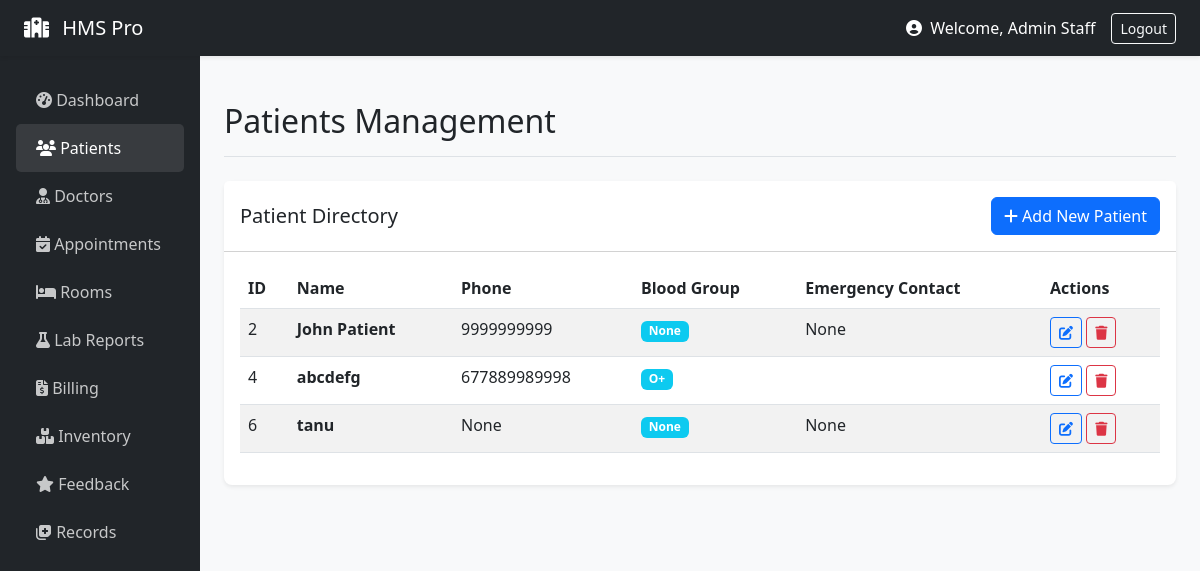
Screenshot of /staff/patients (signed in) with the database file from the repository.
### models/__init__.py (models this page shows, shortened)
class User(UserMixin, db.Model):
    id = db.Column(db.Integer, primary_key=True)
    email = db.Column(db.String(120), unique=True, nullable=False)
    name = db.Column(db.String(100), nullable=False)
    role = db.Column(db.String(20), nullable=False)
    password_hash = db.Column(db.String(200), nullable=False)
    age = db.Column(db.Integer)
    gender = db.Column(db.String(10))
    staff_role = db.Column(db.String(50))
    department = db.Column(db.String(50))
    staff_id = db.Column(db.String(20))
    created_at = db.Column(db.DateTime, default=datetime.utcnow)

class Patient(db.Model):
    id = db.Column(db.Integer, primary_key=True)
    user_id = db.Column(db.Integer, db.ForeignKey('user.id'))
    dob = db.Column(db.Date)
    phone = db.Column(db.String(20))
    address = db.Column(db.String(200))
    blood_group = db.Column(db.String(5))
    emergency_contact = db.Column(db.String(20))
    user = db.relationship('User', backref='patient_profile')

### routes/staff.py (the view, shortened to what this page needs)
@staff_bp.route('/patients', methods=['GET', 'POST'])
def patients():
    form = PatientForm()
    page = request.args.get('page', 1, type=int)
    patients = User.query.filter_by(role='patient').paginate(page=page, per_page=20)
    return render_template('patients.html', patients=patients, form=form)

### models/__init__.py (called while the page is built)
@login_manager.user_loader
def load_user(user_id):
    return User.query.get(int(user_id))

### routes/staff.py (called while the page is built)
def staff_required(f):
    @wraps(f)
    def decorated_function(*args, **kwargs):
        if current_user.role != 'staff':
            flash('Staff access only', 'danger')
            return redirect(url_for('auth.login'))
        return f(*args, **kwargs)
    return decorated_function

@staff_bp.before_request
@login_required
@staff_required
def before_request():
    pass

### templates/patients.html (shortened to what this page needs)
{% extends "base.html" %}
{% block page_title %}Patients Management{% endblock %}
{% block content %}
<div class="card">
    <div class="card-header bg-white d-flex justify-content-between align-items-center py-3">
        <h5 class="mb-0">Patient Directory</h5>
        <button type="button" class="btn btn-primary" data-bs-toggle="modal" data-bs-target="#addPatientModal">
            <i class="fas fa-plus"></i> Add New Patient
        </button>
    </div>
    <div class="card-body">
        <table class="table table-striped table-hover datatable w-100">
            <thead>
                <tr>
                    <th>ID</th>
                    <th>Name</th>
                    <th>Phone</th>
                    <th>Blood Group</th>
                    <th>Emergency Contact</th>
                    <th>Actions</th>
                </tr>
            </thead>
            <tbody>
                {% for patient in patients.items %}
                <tr>
                    <td>{{ patient.id }}</td>
                    <td><strong>{{ patient.name }}</strong></td>
                    <td>{{ patient.patient_profile[0].phone if patient.patient_profile else 'N/A' }}</td>
                    <td><span class="badge bg-info">{{ patient.patient_profile[0].blood_group if patient.patient_profile else 'N/A' }}</span></td>
                    <td>{{ patient.patient_profile[0].emergency_contact if patient.patient_profile else 'N/A' }}</td>
                    <td>
                        <a href="#" class="btn btn-sm btn-outline-primary"><i class="fas fa-edit"></i></a>
                        <a href="#" class="btn btn-sm btn-outline-danger"><i class="fas fa-trash"></i></a>
                    </td>
                </tr>
                {% endfor %}
            </tbody>
        </table>
    </div>
</div>
{% endblock %}

### templates/base.html (shortened to what this page needs)
<!doctype html>
<html lang="en">
<head>
  <link href="https://cdn.jsdelivr.net/npm/bootstrap@5.3.0/dist/css/bootstrap.min.css" rel="stylesheet">
  <link rel="stylesheet" href="https://cdnjs.cloudflare.com/ajax/libs/font-awesome/6.4.0/css/all.min.css">
</head>
<body>
{% if current_user.is_authenticated %}
<nav class="navbar navbar-dark bg-dark sticky-top shadow-sm">
  <div class="container-fluid px-4">
    <a class="navbar-brand" href="/"><i class="fas fa-hospital me-2"></i> HMS Pro</a>
    <div class="d-flex align-items-center text-white">
      <span class="me-3">
        <i class="fas fa-user-circle me-1"></i> Welcome, {{ current_user.name.split('@')[0] if '@' in current_user.name else current_user.name }}
      </span>
      <a class="btn btn-outline-light btn-sm" href="{{ url_for('auth.logout') }}">Logout</a>
    </div>
  </div>
</nav>
{% endif %}
<div id="main-wrapper">
    {% if not current_user.is_authenticated %}
        <div class="container mt-5">
    {% else %}
        <div class="container-fluid">
            <div class="row">
                <nav class="col-md-2 d-none d-md-block sidebar px-3">
                    <ul class="nav flex-column">
                        {% if current_user.role == 'staff' %}
                            <li class="nav-item">
                                <a class="nav-link {{ 'active' if request.endpoint == 'staff.dashboard' else '' }}" href="{{ url_for('staff.dashboard') }}"><i class="fas fa-tachometer-alt"></i> Dashboard</a>
                            </li>
                            <li class="nav-item">
                                <a class="nav-link {{ 'active' if request.endpoint == 'staff.patients' else '' }}" href="{{ url_for('staff.patients') }}"><i class="fas fa-users"></i> Patients</a>
                            </li>
                            <li class="nav-item">
                                <a class="nav-link {{ 'active' if request.endpoint == 'staff.doctors' else '' }}" href="{{ url_for('staff.doctors') }}"><i class="fas fa-user-md"></i> Doctors</a>
                            </li>
                            <li class="nav-item">
                                <a class="nav-link {{ 'active' if request.endpoint == 'staff.appointments' else '' }}" href="{{ url_for('staff.appointments') }}"><i class="fas fa-calendar-check"></i> Appointments</a>
                            </li>
                            <li class="nav-item">
                                <a class="nav-link {{ 'active' if request.endpoint == 'staff.rooms' else '' }}" href="{{ url_for('staff.rooms') }}"><i class="fas fa-bed"></i> Rooms</a>
                            </li>
                            <li class="nav-item">
                                <a class="nav-link {{ 'active' if request.endpoint == 'staff.lab' else '' }}" href="{{ url_for('staff.lab') }}"><i class="fas fa-flask"></i> Lab Reports</a>
                            </li>
                            <li class="nav-item">
                                <a class="nav-link {{ 'active' if request.endpoint == 'staff.billing' else '' }}" href="{{ url_for('staff.billing') }}"><i class="fas fa-file-invoice-dollar"></i> Billing</a>
                            </li>
                            <li class="nav-item">
                                <a class="nav-link {{ 'active' if request.endpoint == 'staff.inventory' else '' }}" href="{{ url_for('staff.inventory') }}"><i class="fas fa-boxes"></i> Inventory</a>
                            </li>
                            <li class="nav-item">
                                <a class="nav-link {{ 'active' if request.endpoint == 'staff.feedback' else '' }}" href="{{ url_for('staff.feedback') }}"><i class="fas fa-star"></i> Feedback</a>
                            </li>
                            <li class="nav-item">
                                <a class="nav-link" href="#" onclick="alert('Select a patient to view records')"><i class="fas fa-notes-medical"></i> Records</a>
                            </li>
                        {% endif %}
                    </ul>
                </nav>
                <main class="col-md-10 ms-sm-auto px-md-4 main-content">
                    <div class="d-flex justify-content-between flex-wrap flex-md-nowrap align-items-center pt-3 pb-2 mb-4 border-bottom">
                        <h1 class="h2">{% block page_title %}{% endblock %}</h1>
                    </div>
    {% endif %}
    {% block content %}{% endblock %}
    {% if current_user.is_authenticated %}
                </main>
            </div>
        </div>
    {% else %}
        </div>
    {% endif %}
</div>
</body>
</html>

### templates/base.html (style rules this page uses)
body { background-color: #f8f9fa; }
.sidebar { min-height: 100vh; background-color: #212529; color: white; padding-top: 20px; }
.sidebar .nav-link { color: rgba(255,255,255,.75); padding: 12px 20px; font-weight: 500; }
.sidebar .nav-link:hover, .sidebar .nav-link.active { color: white; background-color: rgba(255,255,255,.1); border-radius: 5px; }
.main-content { padding: 30px; }
.card { box-shadow: 0 0.125rem 0.25rem rgba(0,0,0,.075); border: none; border-radius: 0.5rem; margin-bottom: 20px; }

### rows the page displays
User: name "Admin Staff"
User: id "2", name "John Patient", phone "9999999999", blood_group "None", emergency_contact "None"
User: id "4", name "abcdefg", phone "677889989998", blood_group "O+"
User: id "6", name "tanu", phone "None", blood_group "None", emergency_contact "None"
